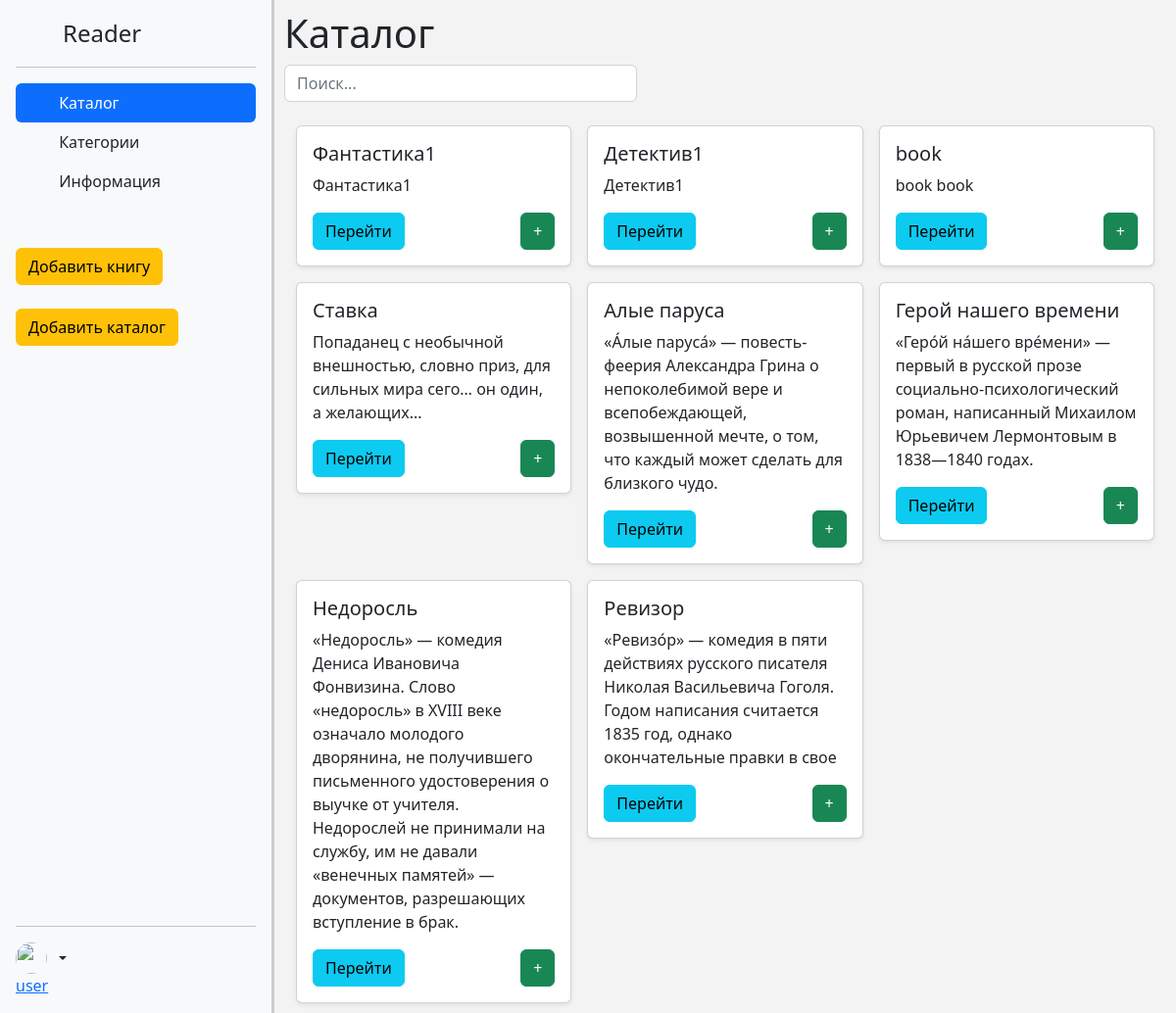
Page / (signed in) on the committed database.
### main/models.py (models this page shows, shortened)
class Book(models.Model):
    name = models.CharField(max_length=50)
    year = models.IntegerField()
    rate = models.IntegerField()
    pages = models.IntegerField()
    description = models.CharField(max_length=500)
    file = models.FileField(upload_to='files/', null=True)
    categories = models.ForeignKey(Categories, on_delete=models.CASCADE)

### main/views.py (the view)
# urls.py: path("", index.as_view(), name='index'),
class index(View):
    def get(self, request):
        context = {}
        if 'login' in request.session:
            context['name'] = request.session['login']
        context['books'] = Book.objects.all()
        if 'id' in request.GET:
            cat = Categories.objects.get(id=request.GET['id'])
            context['books'] = Book.objects.filter(categories=cat)
        else:
            context['books'] = Book.objects.all()
        return render(request, "main/index.html", context=context)

### main/templates/main/index.html (shortened to what this page needs)
{% extends 'base/index.html' %} {% block main %}
<div id="outer-container">
  {% include 'base/header.html' %}
  <div id="content">
    <h1>Каталог</h1>
    <input
      id="search"
      type="text"
      class="form-control"
      placeholder="Поиск..."
      style="width: 40%"
    /><br />
    <div class="container">
      <div class="row row-cols-1 row-cols-sm-2 row-cols-md-3 g-3">
        {% for i in books %}
        <div class="col">
          <div class="card shadow-sm">
            <div class="card-body">
              <h5>{{i.name}}</h5>
              <p class="card-text">{{i.description}}</p>
              <div class="d-flex justify-content-between align-items-center">
                <a
                  href="{% url 'viewBook' %}?id={{ i.id }}"
                  class="btn btn-info"
                  >Перейти</a
                >
                <a
                  href="{% url 'addBookMe' %}?id={{ i.id }}"
                  class="btn btn-success"
                  >+</a
                >
              </div>
            </div>
          </div>
        </div>
        {% endfor %}
      </div>
    </div>
  </div>
</div>
{% endblock main %}

### static/css/style.css (style rules this page uses)
body { background: rgb(243, 243, 243); }
#outer-container { display: table; width: 100%; height: 100%; }
#content { display: table-cell; width: 85%; vertical-align: top; height: 100vh; padding: 10px; }

### rows in the picture
Book: name "Фантастика1", description "Фантастика1"
Book: name "Детектив1", description "Детектив1"
Book: name "book", description "book book"
Book: name "Ставка", description "Попаданец с необычной внешностью, словно приз, для сильных мира сего… он один, а желающих..."
Book: name "Алые паруса", description "«А́лые паруса́» — повесть-феерия Александра Грина о непоколебимой вере и всепобеждающей, возвышенной мечте, о том, что каждый может сделать для близкого чудо."
Book: name "Герой нашего времени", description "«Геро́й на́шего вре́мени» — первый в русской прозе социально-психологический роман, написанный Михаилом Юрьевичем Лермонтовым в 1838—1840 годах."
Book: name "Недоросль", description "«Недоросль» — комедия Дениса Ивановича Фонвизина. Слово «недоросль» в XVIII веке означало молодого дворянина, не получившего письменного удостоверения о выучке от учителя. Недорослей не принимали на службу, им не давали «венечных памятей» — документов, разрешающих вступление в брак."
Book: name "Ревизор", description "«Ревизо́р» — комедия в пяти действиях русского писателя Николая Васильевича Гоголя. Годом написания считается 1835 год, однако окончательные правки в свое"

### other values in the picture
{{ name }} "user"
